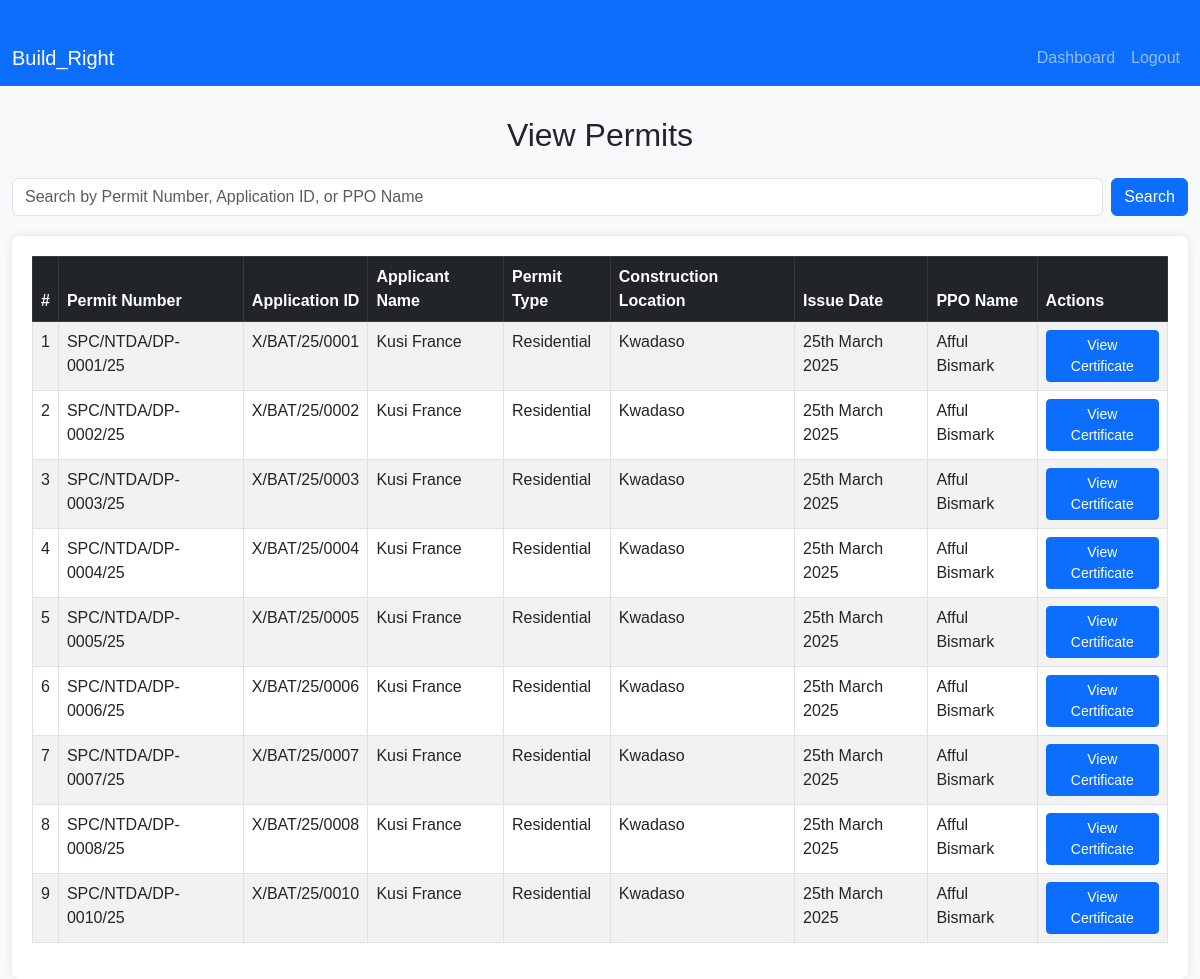
The app's page /admin/view_permits.php (signed in) with its own data.
### tables this page shows
CREATE TABLE `permits` (
  `permit_number` varchar(50) NOT NULL,
  `application_id` varchar(36) NOT NULL,
  `permit_holder` varchar(255) NOT NULL,
  `land_location` text NOT NULL,
  `construction_type` varchar(255) NOT NULL,
  `issue_date` date NOT NULL,
  `expiry_date` date NOT NULL,
  `ppo_signature` varchar(255) NOT NULL,
  `we_signature` varchar(255) NOT NULL,
  `ppo_date` date NOT NULL,
  `we_date` date NOT NULL,
  `ppo_name` varchar(255) NOT NULL,
  `we_name` varchar(255) NOT NULL,
  `created_at` timestamp NOT NULL DEFAULT current_timestamp()
);

CREATE TABLE `permit_applications` (
  `application_id` varchar(36) NOT NULL,
  `applicant_name` varchar(255) DEFAULT NULL,
  `applicant_email` varchar(255) DEFAULT NULL,
  `applicant_mobile` varchar(50) DEFAULT NULL,
  `applicant_nationality` varchar(50) DEFAULT NULL,
  `applicant_gender` varchar(10) DEFAULT NULL,
  `permit_type` varchar(50) DEFAULT NULL,
  `applicant_address` text DEFAULT NULL,
  `agent_name` varchar(255) DEFAULT NULL,
  `agent_gender` varchar(10) DEFAULT NULL,
  `agent_address` text DEFAULT NULL,
  `status` enum('pending','approved','rejected','deferred') DEFAULT 'pending',
  `created_at` timestamp NOT NULL DEFAULT current_timestamp(),
  `permit_issued` tinyint(1) DEFAULT 0,
  `permit_number` varchar(20) DEFAULT NULL,
  `issue_date` date DEFAULT NULL
);

CREATE TABLE `application_details` (
  `id` int(11) NOT NULL,
  `application_id` varchar(36) DEFAULT NULL,
  `owner_name` varchar(255) DEFAULT NULL,
  `owner_address` text DEFAULT NULL,
  `land_location` text DEFAULT NULL,
  `construction_location` text DEFAULT NULL,
  `purpose` varchar(50) DEFAULT NULL,
  `building_details` text DEFAULT NULL,
  `date_of_application` date DEFAULT NULL,
  `applicant_signature` varchar(255) DEFAULT NULL,
  `witness_signature` varchar(255) DEFAULT NULL,
  `attached_documents` text DEFAULT NULL
);

### admin/view_permits.php (the view, shortened to what this page needs)
<?php
include '../config/db.php';
$search = '';
$records = [];
if (isset($_GET['search']) && !empty(trim($_GET['search']))) {
    $search = trim($_GET['search']);
    $sql = "SELECT p.application_id, p.permit_number, p.issue_date, p.ppo_name,
                   pa.applicant_name, pa.permit_type, ad.construction_location
            FROM permits p
            LEFT JOIN permit_applications pa ON p.application_id = pa.application_id
            LEFT JOIN application_details ad ON p.application_id = ad.application_id
            WHERE p.permit_number LIKE ?
               OR p.application_id LIKE ?
               OR p.ppo_name LIKE ?
            ORDER BY p.issue_date DESC";
    $stmt = $conn->prepare($sql);
    $search_param = "%$search%";
    $stmt->bind_param("sss", $search_param, $search_param, $search_param);
    $stmt->execute();
    $result = $stmt->get_result();
    while ($row = $result->fetch_assoc()) {
        $records[] = $row;
    }
    $stmt->close();
} else {
    $sql = "SELECT p.application_id, p.permit_number, p.issue_date, p.ppo_name,
                   pa.applicant_name, pa.permit_type, ad.construction_location
            FROM permits p
            LEFT JOIN permit_applications pa ON p.application_id = pa.application_id
            LEFT JOIN application_details ad ON p.application_id = ad.application_id
            ORDER BY p.issue_date DESC";
    $result = $conn->query($sql);
    while ($row = $result->fetch_assoc()) {
        $records[] = $row;
    }
}
?>
<!DOCTYPE html>
<html lang="en">
<head>
    <link href="https://cdn.jsdelivr.net/npm/bootstrap@5.3.0/dist/css/bootstrap.min.css" rel="stylesheet">
</head>
<body>
    <nav class="navbar navbar-expand-lg navbar-dark bg-primary">
        <div class="container">
            <a class="navbar-brand" href="../index.php">Build_Right</a>
            <div class="collapse navbar-collapse" id="navbarNav">
                <ul class="navbar-nav ms-auto">
                    <li class="nav-item"><a class="nav-link" href="admin_dashboard.php">Dashboard</a></li>
                    <li class="nav-item"><a class="nav-link" href="../logout.php">Logout</a></li>
                </ul>
            </div>
        </div>
    </nav>
    <div class="container">
        <h2 class="text-center mb-4">View Permits</h2>
        <div class="search-form">
            <form method="GET" action="view_permits.php" class="d-flex">
                <input type="text" name="search" class="form-control me-2" placeholder="Search by Permit Number, Application ID, or PPO Name" value="<?php echo htmlspecialchars($search); ?>">
                <button type="submit" class="btn btn-primary">Search</button>
            </form>
        </div>
        <div class="table-container">
            <table class="table table-striped table-bordered">
                <thead class="table-dark">
                    <tr>
                        <th>#</th>
                        <th>Permit Number</th>
                        <th>Application ID</th>
                        <th>Applicant Name</th>
                        <th>Permit Type</th>
                        <th>Construction Location</th>
                        <th>Issue Date</th>
                        <th>PPO Name</th>
                        <th>Actions</th>
                    </tr>
                </thead>
                <tbody>
                    <?php if (empty($records)): ?>
                        <tr>
                            <td colspan="9" class="text-center">No permits found.</td>
                        </tr>
                    <?php else: ?>
                        <?php $counter = 1; ?>
                        <?php foreach ($records as $record): ?>
                            <tr>
                                <td><?php echo $counter++; ?></td>
                                <td><?php echo htmlspecialchars($record['permit_number']); ?></td>
                                <td><?php echo htmlspecialchars($record['application_id']); ?></td>
                                <td><?php echo htmlspecialchars($record['applicant_name'] ?? 'N/A'); ?></td>
                                <td><?php echo htmlspecialchars($record['permit_type'] ?? 'N/A'); ?></td>
                                <td><?php echo htmlspecialchars($record['construction_location'] ?? 'N/A'); ?></td>
                                <td><?php echo $record['issue_date'] ? date('jS F Y', strtotime($record['issue_date'])) : 'N/A'; ?></td>
                                <td><?php echo htmlspecialchars($record['ppo_name'] ?? 'N/A'); ?></td>
                                <td>
                                    <a href="generate_permit_certificate.php?application_id=<?php echo urlencode($record['application_id']); ?>" class="btn btn-sm btn-primary">View Certificate</a>
                                </td>
                            </tr>
                        <?php endforeach; ?>
                    <?php endif; ?>
                </tbody>
            </table>
        </div>
    </div>
</body>
</html>

### admin/view_permits.php (style rules this page uses)
body { background-color: #f8f9fa; font-family: Arial, sans-serif; }
.container { max-width: 1200px; margin-top: 30px; }
.table-container { background-color: #fff; padding: 20px; border-radius: 8px; box-shadow: 0 0 10px rgba(0, 0, 0, 0.1); }
.search-form { margin-bottom: 20px; }

### records on screen
permits: permit_number "SPC/NTDA/DP-0001/25", application "X/BAT/25/0001", application.applicant_name "Kusi France", application.permit_type "Residential", application_details.construction_location "Kwadaso", issue_date "25th March 2025", ppo_name "Afful Bismark"
permits: permit_number "SPC/NTDA/DP-0002/25", application "X/BAT/25/0002", application.applicant_name "Kusi France", application.permit_type "Residential", application_details.construction_location "Kwadaso", issue_date "25th March 2025", ppo_name "Afful Bismark"
permits: permit_number "SPC/NTDA/DP-0003/25", application "X/BAT/25/0003", application.applicant_name "Kusi France", application.permit_type "Residential", application_details.construction_location "Kwadaso", issue_date "25th March 2025", ppo_name "Afful Bismark"
permits: permit_number "SPC/NTDA/DP-0004/25", application "X/BAT/25/0004", application.applicant_name "Kusi France", application.permit_type "Residential", application_details.construction_location "Kwadaso", issue_date "25th March 2025", ppo_name "Afful Bismark"
permits: permit_number "SPC/NTDA/DP-0005/25", application "X/BAT/25/0005", application.applicant_name "Kusi France", application.permit_type "Residential", application_details.construction_location "Kwadaso", issue_date "25th March 2025", ppo_name "Afful Bismark"
permits: permit_number "SPC/NTDA/DP-0006/25", application "X/BAT/25/0006", application.applicant_name "Kusi France", application.permit_type "Residential", application_details.construction_location "Kwadaso", issue_date "25th March 2025", ppo_name "Afful Bismark"
permits: permit_number "SPC/NTDA/DP-0007/25", application "X/BAT/25/0007", application.applicant_name "Kusi France", application.permit_type "Residential", application_details.construction_location "Kwadaso", issue_date "25th March 2025", ppo_name "Afful Bismark"
permits: permit_number "SPC/NTDA/DP-0008/25", application "X/BAT/25/0008", application.applicant_name "Kusi France", application.permit_type "Residential", application_details.construction_location "Kwadaso", issue_date "25th March 2025", ppo_name "Afful Bismark"
permits: permit_number "SPC/NTDA/DP-0010/25", application "X/BAT/25/0010", application.applicant_name "Kusi France", application.permit_type "Residential", application_details.construction_location "Kwadaso", issue_date "25th March 2025", ppo_name "Afful Bismark"
